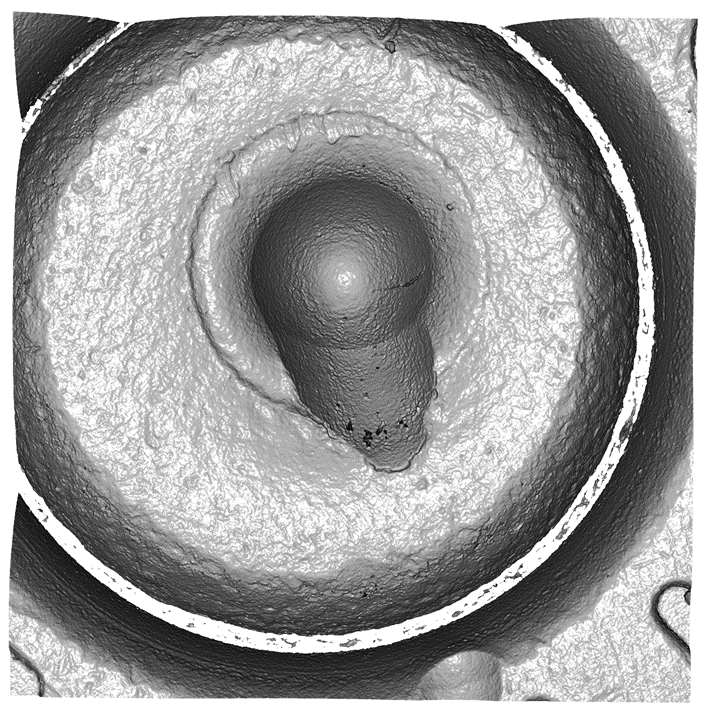
#> input picture Cartridge_Cases.png, 724 x 712 px
$ jupyter execute Automatically_Masking_Cartridge_Case_Images.ipynb
#> lines starting #> are read from the running program, lines starting #| are printed output that depends on the picture; after the words box and inside, x2 and y2 are one past the last pixel; in counts of white or black regions, pixels touching at a corner belong together
[cell 1]
##### Mohammedtareeq Shaikh
##### Automatically MAsking Cartridge Case Images
##### Start Date: Monday, Jan 8th 2024

#install the OpenCV Library

#pip install opencv-python
# pip install numpy
# pip install matplotlib

#Import libraries
import cv2
import numpy as np
import matplotlib.pyplot as plt

def preprocess_image(image_path, use_canny=False, use_adaptive_threshold=False):
    """ Load and preprocess the image """
#> called with image_path = 'Cartridge_Cases.png', use_canny = False, use_adaptive_threshold = False
    # Load the image
    image = cv2.imread(image_path)
#> image is the input picture: shape (712, 724, 3); mean B, G, R 157.1, 157.1, 157.1

    # Convert to grayscale
    gray = cv2.cvtColor(image, cv2.COLOR_BGR2GRAY)

    if use_canny:
        # Apply Canny edge detection
        edged = cv2.Canny(gray, 120, 150)
        return image, edged

    if use_adaptive_threshold:
        # Apply adaptive thresholding
        thresh = cv2.adaptiveThreshold(gray, 255, cv2.ADAPTIVE_THRESH_GAUSSIAN_C,
                                       cv2.THRESH_BINARY, 11, 2)
    else:
        # Apply global thresholding
        _, thresh = cv2.threshold(gray, 127, 255, cv2.THRESH_BINARY)
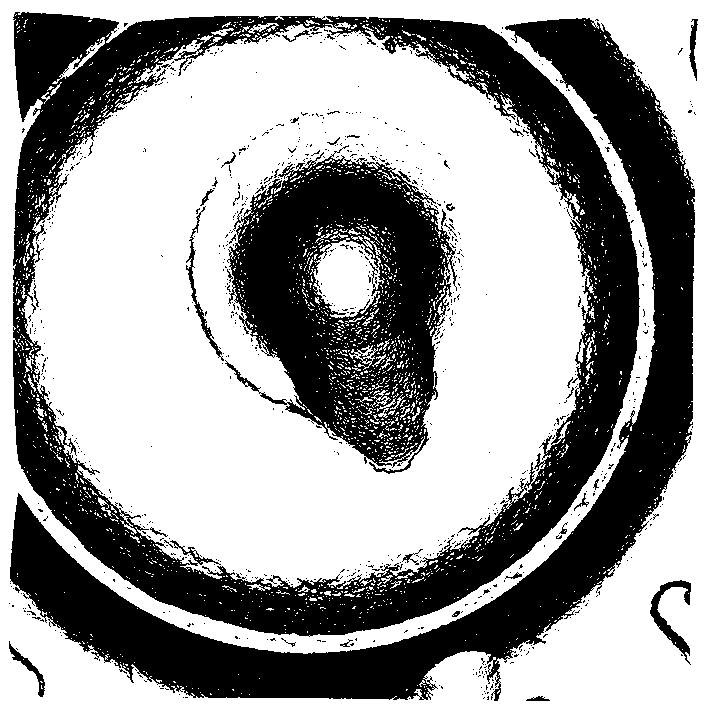
#> thresh: shape (712, 724); 62.2% white; 830 black regions (793 under 20 px)

    return image, thresh


def find_and_filter_contours(thresh, area_threshold=400):
    """ Find and filter contours based on area """
#> called with area_threshold = 400
    contours, _ = cv2.findContours(thresh, cv2.RETR_TREE, cv2.CHAIN_APPROX_SIMPLE)
#> contours = 3984 contours, 3856 with area under 20; largest, box (x1, y1, x2, y2) and area: (0, 0, 724, 712) 514053, (12, 11, 641, 637) 333028, (21, 22, 594, 589) 243363, (9, 17, 696, 701) 68450, (227, 155, 456, 475) 48919
    filtered_contours = [contour for contour in contours if cv2.contourArea(contour) > area_threshold]
#> filtered_contours = 9 contours; largest, box (x1, y1, x2, y2) and area: (0, 0, 724, 712) 514053, (12, 11, 641, 637) 333028, (21, 22, 594, 589) 243363, (9, 17, 696, 701) 68450, (227, 155, 456, 475) 48919
    return filtered_contours

def draw_contours_with_indices(image, contours):
    """ Draw contours and their indices on the image """
    img_with_contours = image.copy()
    for i, contour in enumerate(contours):
        cv2.drawContours(img_with_contours, [contour], -1, (0, 255, 0), 3)
        x, y = contour[0][0]
        cv2.putText(img_with_contours, str(i), (x, y), cv2.FONT_HERSHEY_SIMPLEX, 1, (255, 0, 0), 2)
    return img_with_contours

def mask_area_between_contours(gray, contours, contour_index_1, contour_index_2):
    """ Mask the area between two selected contours """
    mask = np.zeros_like(gray)
    cv2.drawContours(mask, [contours[contour_index_1]], -1, 255, -1)
    cv2.drawContours(mask, [contours[contour_index_2]], -1, 0, -1)
    return mask

def apply_masks_and_colors(image, mask, contours, contour_indices):
    """ Apply masks and colors to selected contours """
    colored_mask = np.zeros_like(image)
    for index, color in contour_indices.items():
        cv2.drawContours(colored_mask, [contours[index]], -1, color, -1)

    # Blend the colored mask with the original image
    result = cv2.addWeighted(image, 1, colored_mask, 0.7, 0)

    # Blend the red color into the masked area
    red_mask = np.zeros_like(image)
    red_mask[mask == 255] = [0, 0, 255]
    result = cv2.addWeighted(result, 1, red_mask, 0.3, 0)  # Adjust the 0.2 value for transparency

    return result

def draw_arrow_to_contour(image, contour, color=(255, 0, 0), thickness=2, tip_length=0.3, delta_x=30, delta_y=120):
    """ Draw an arrow pointing to the center of a contour with specified color, thickness, and tip length """
    # Calculate moments for the contour
    M = cv2.moments(contour)

    # Only draw an arrow if the contour area is not zero
    if M["m00"] != 0:
        # Calculate the center of the contour
        cx = int(M["m10"] / M["m00"])
        cy = int(M["m01"] / M["m00"])

        # Define the start and end points for the arrow
        start_point = (cx, cy)
        end_point = (cx + delta_x, cy + delta_y)

        # Draw an arrow on the image
        cv2.arrowedLine(image, start_point, end_point, color, thickness, tipLength=tip_length)

    return image


# Main process
image_path = 'Cartridge_Cases.png'
image, thresh = preprocess_image(image_path)
filtered_contours = find_and_filter_contours(thresh)

img_with_all_contours = draw_contours_with_indices(image, filtered_contours)
#> the loop in draw_contours_with_indices, `for i, contour in enumerate(contours):` made 9 passes
#> (x, y) on passes 2 to 9: (8, 641), (679, 580), (575, 18), (14, 12), (344, 22), (200, 211), (330, 155), (346, 238)
#> (contour, x, y) on pass 1: ([[0, 0], [0, 711], [723, 711], [723, 0]], 0, 0)
#> after the loop in draw_contours_with_indices, `for i, contour in enumerate(contours):`:
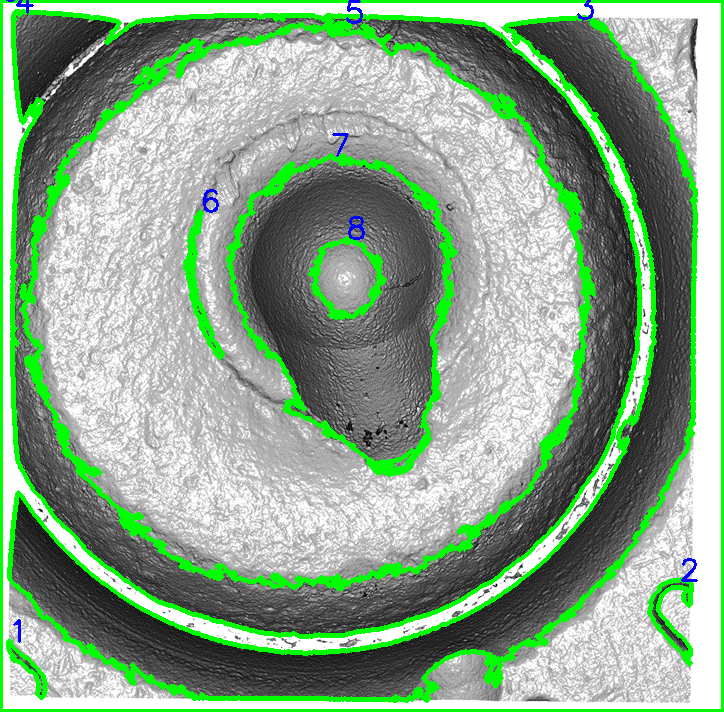
#> img_with_contours: shape (712, 724, 3); 11.94% of pixels changed, all inside (x1, y1, x2, y2) = (0, 0, 724, 712)
# Plotting original and processed images
plt.figure(figsize=(12, 6))

# Original image
plt.subplot(1, 2, 1)
plt.imshow(cv2.cvtColor(image, cv2.COLOR_BGR2RGB))
plt.title('Original Image')
plt.axis('off')

# Processed image identifying all contours
plt.subplot(1, 2, 2)
plt.imshow(cv2.cvtColor(img_with_all_contours, cv2.COLOR_BGR2RGB))
plt.title('Image with all filtered Contours')
plt.axis('off')

plt.show()
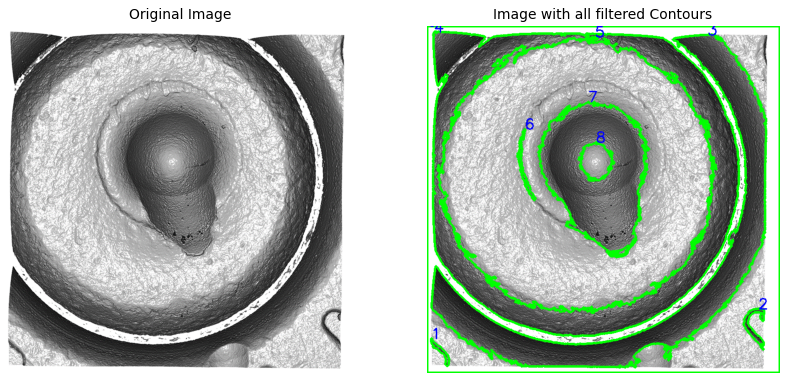
#> figure drawn by matplotlib, 2 panels

print("""

NOTE:

"In the processed image, Contour 5 is identified as the Breech-Face Impression."

"To mask the Breech-Face Impression in red, subtract Contour 7 from Contour 5 (Contour 5 - Contour 7)."

"Contour 6 is identified as Aperture Shear. To mask the Aperture Shear in green, enter Contour Index 6."

"Contour 8 is identified as the Firing Pin Impression. To mask the Firing Pin Impression in purple, enter Contour Index 8."

"Contour 7 is identified as Firing Pin Drag. To mask the Firing Pin Drag in light blue, enter Contour Index 7."

"The direction of the Firing Pin Drag (indicated by a blue arrow) is drawn from the center of the Firing Pin Impression (Contour 8, marked in purple)."

""")

# Manually input the indices of the contours
contour_index_1 = int(input("Enter the index of the contour(5) To mask Breech-face Impression(Red): "))
#> the answer given: 3
contour_index_2 = int(input("Enter the index of the contour(7) to substract it from Contour (5): "))
#> the answer given: 3

green_contour_index = int(input("Enter the index of the contour To mask Aperture Shear(Green): "))
#> the answer given: 3
purple_contour_index = int(input("Enter the index of the contour To mask Firing Pin Impression(Purple): "))
#> the answer given: 3
blue_contour_index = int(input("Enter the index of the contour To mask Firing Pin Drag (Light Blue): "))
#> the answer given: 3

mask = mask_area_between_contours(thresh, filtered_contours, contour_index_1, contour_index_2)
#> in mask_area_between_contours, `cv2.drawContours(mask, [contours[contour_index_1]], -1, 255, -1)`:
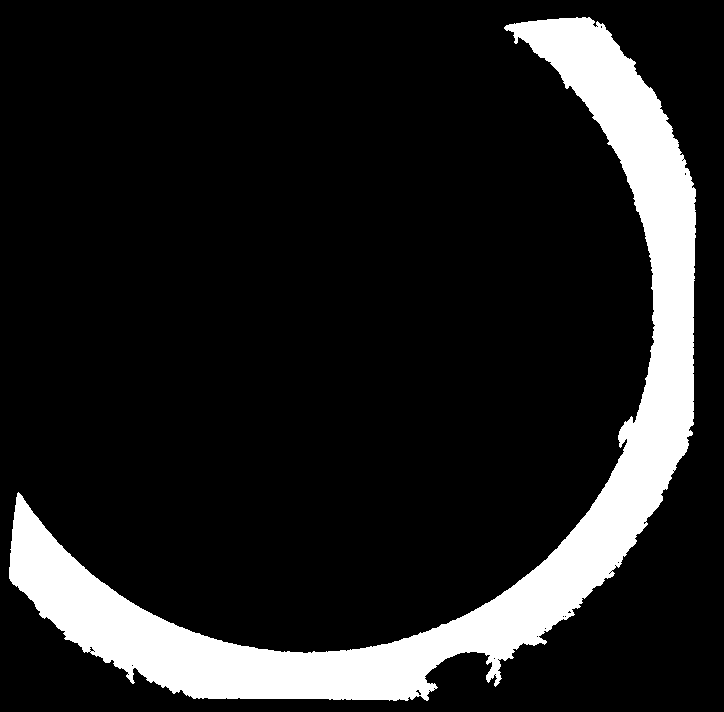
#> mask: shape (712, 724); 13.6% white; 1 white region, box (x1, y1, x2, y2) and area: (9, 17, 696, 701) 70032
#> in mask_area_between_contours, `cv2.drawContours(mask, [contours[contour_index_2]], -1, 0, -1)`: mask: shape (712, 724); 13.59% of pixels changed, all inside (x1, y1, x2, y2) = (9, 17, 696, 701)

contour_indices = {
    green_contour_index: (0, 255, 0),
    blue_contour_index: (255, 191, 0),
    purple_contour_index: (128, 0, 128)
}

result = apply_masks_and_colors(image, mask, filtered_contours, contour_indices)
#> after the loop in apply_masks_and_colors, `for index, color in contour_indices.items():`:
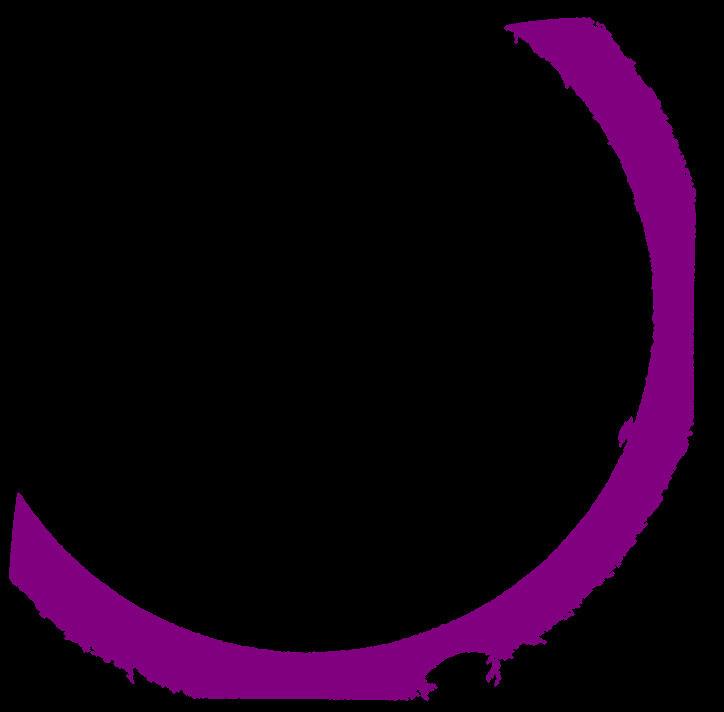
#> colored_mask: shape (712, 724, 3); mean of channels 0, 1, 2 17.4, 0, 17.4; drawn as B, G, R
#> in apply_masks_and_colors, `result = cv2.addWeighted(image, 1, colored_mask, 0.7, 0)`:
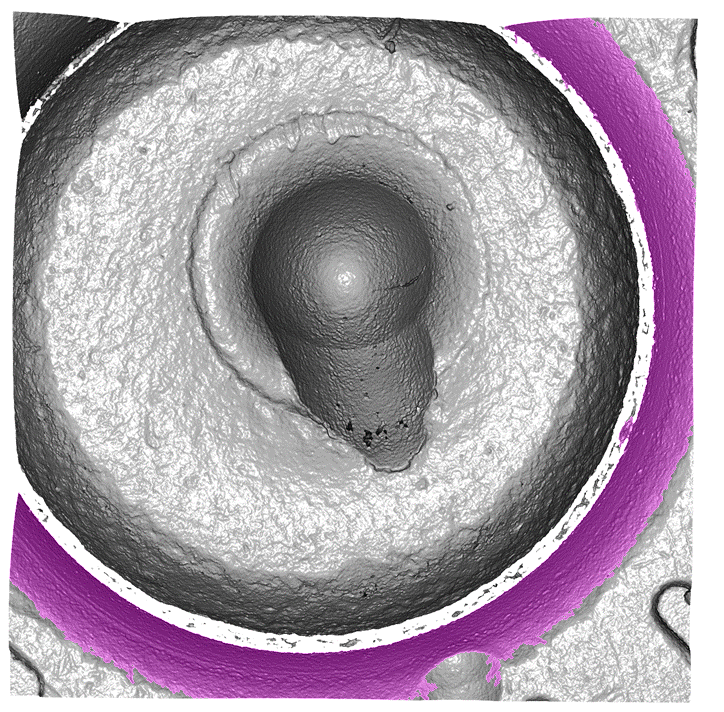
#> result: shape (712, 724, 3); mean B, G, R 169.1, 157.1, 169.1
result = draw_arrow_to_contour(result, filtered_contours[purple_contour_index])
#> in draw_arrow_to_contour, `M = cv2.moments(contour)`: M = moments, m00 68449.5, centre m10/m00, m01/m00 = (451.1, 461.3)
#> in draw_arrow_to_contour, `cx = int(M["m10"] / M["m00"])`: cx = 451
#> in draw_arrow_to_contour, `cy = int(M["m01"] / M["m00"])`: cy = 461
#> in draw_arrow_to_contour, `start_point = (cx, cy)`: start_point = (451, 461)
#> in draw_arrow_to_contour, `end_point = (cx + delta_x, cy + delta_y)`: end_point = (481, 581)

result_rgb = cv2.cvtColor(result, cv2.COLOR_BGR2RGB)

plt.figure(figsize=(10, 8))  # You can adjust these values as needed

# Use Matplotlib to display the image with mask
plt.imshow(result_rgb)
plt.title('Mask the contours based on the areas identified')
plt.axis('off')  # to hide the axis
plt.show()

# cv2.imshow('Mask Between Contours and Colored Contours with Arrow', result)
# cv2.waitKey(0)
# cv2.destroyAllWindows()
